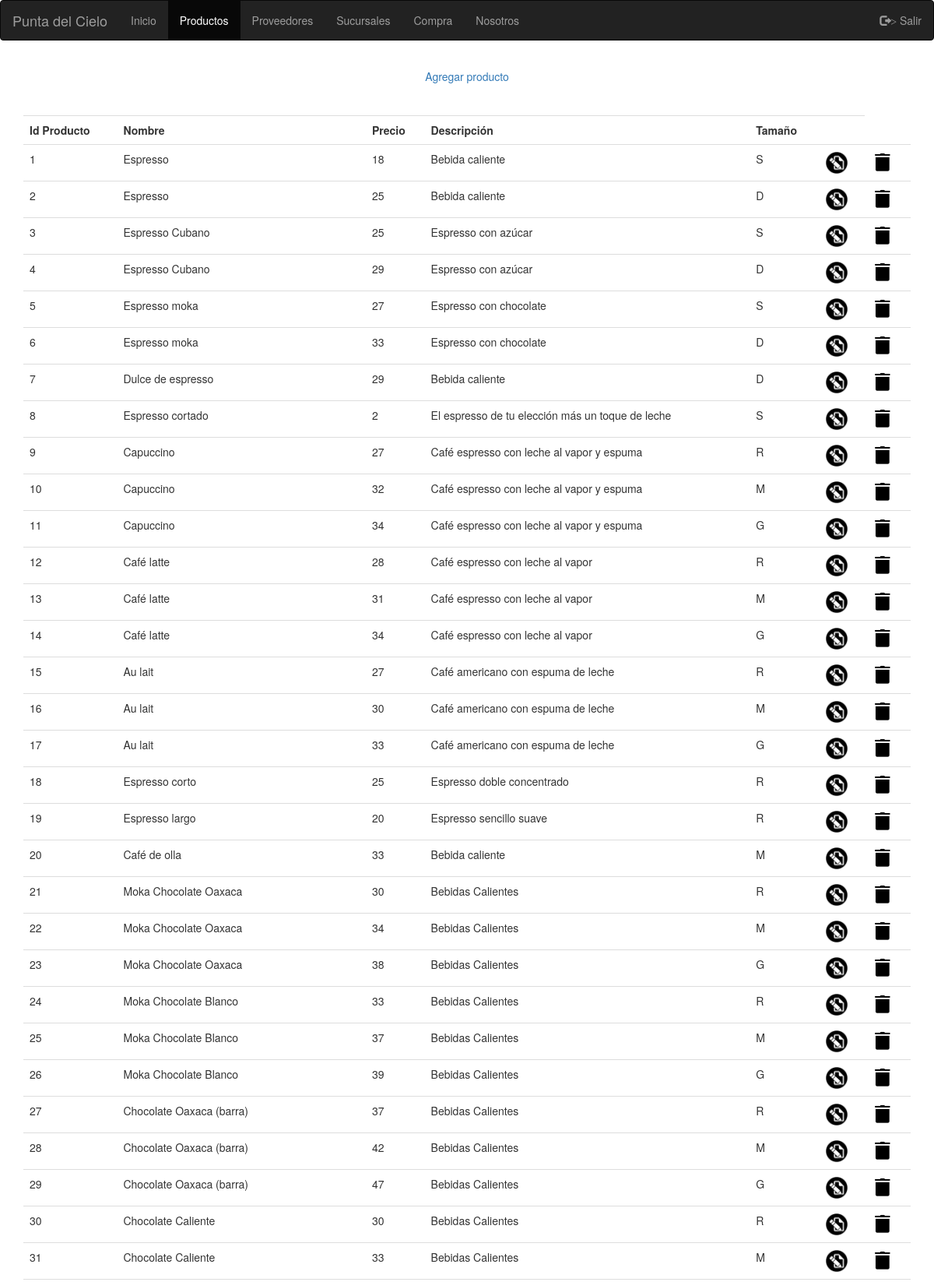
The page /worker/productos.php (upper part) on the database its author committed.
### tables this page shows
CREATE TABLE `producto` (
  `id_producto` int(11) NOT NULL,
  `nombre` varchar(50) DEFAULT NULL,
  `precio` float DEFAULT NULL,
  `descripcion` varchar(100) DEFAULT NULL,
  `tamanio` varchar(3) DEFAULT NULL,
  `codigo_barra` int(11) DEFAULT NULL
);

### worker/productos.php (the view, shortened to what this page needs)
<!DOCTYPE html>
<html lang="ES">
	<head>
		<link rel="stylesheet" type="text/css" href="../style/stylesBS.css">
		<link rel="stylesheet" href="https://maxcdn.bootstrapcdn.com/bootstrap/3.3.7/css/bootstrap.min.css">
	</head>
	<body>
		<nav class="navbar navbar-inverse">
			<div class="container-fluid">
				<div class="navbar-header">
	    		<a class="navbar-brand" href="../index_log.php"> Punta del Cielo </a>
				</div>
				<ul class="nav navbar-nav">
					<li><a href="../index_log.php"> Inicio </a></li>
					<li class="active"><a href="productos.php"> Productos </a></li>
					<li><a href="proveedores.php"> Proveedores </a></li>
					<li><a href="sucursales.php"> Sucursales </a></li>
					<li><a href="agregarC.php"> Compra </a></li>
					<li><a href="nosotros.php"> Nosotros </a></li>
		 		</ul>
				<ul class="nav navbar-nav navbar-right">
					<li><a action href="index.php"><span class="glyphicon glyphicon-log-out" name="salir" value="salir">></span> Salir </a></li>
				</ul>
			</div>
		</nav>
		<div class="container">
			<table class= "table table-hover" text-align="center" vertical-align="center">
				<center> <a href="agregarP.php" class="boton">Agregar producto</a></center>
				<br><br>
				<?php
					$link=mysqli_connect("localhost","root","");
					mysqli_select_db($link,"puntadelcielo");
					$result=mysqli_query($link,"SELECT *FROM producto");
				?>
						<tr>
							<th>Id Producto</th><th>Nombre</th><th>Precio</th><th>Descripción</th><th>Tamaño</th><th></th>
						</tr>
				<?php
					while ($row = mysqli_fetch_array($result)){
				?>
					<tr>
						<td><?php echo($row['id_producto']); $id= $row['id_producto'];?></td>
						<td><?php echo(utf8_encode($row['nombre'])); ?></td>
						<td><?php echo($row['precio']); ?></td>
						<td><?php echo(utf8_encode($row['descripcion'])); ?></td>
						<td><?php echo($row['tamanio']); ?></td>
						<td><a href='modificar.php?id_producto=<?php echo $id;?>'><img style="width:30px" src='../images/mod.png'></a></td>
						<td><a href="borrarProd.php?id=<?php echo($row['id_producto']) ?>"><img src='../images/bor.png'></a></td>
					</tr>
				<?php
					}
				?>
		</table>
		</div>
	</body>
</html>

### style/stylesBS.css (style rules this page uses)
.navbar { margin-bottom: 0; border-radius: 0; }
body { font-family: Arial, Helvetica, sans-serif; }
* { box-sizing: border-box }
.container { padding: 16px; }

### worker/productos.php (style rules this page uses)
th,td { text-align: left; vertical-align: center; }

### rows shown on the page
producto: id_producto "1", nombre "Espresso", precio "18", descripcion "Bebida caliente", tamanio "S"
producto: id_producto "2", nombre "Espresso", precio "25", descripcion "Bebida caliente", tamanio "D"
producto: id_producto "3", nombre "Espresso Cubano", precio "25", descripcion "Espresso con azúcar", tamanio "S"
producto: id_producto "4", nombre "Espresso Cubano", precio "29", descripcion "Espresso con azúcar", tamanio "D"
producto: id_producto "5", nombre "Espresso moka", precio "27", descripcion "Espresso con chocolate", tamanio "S"
producto: id_producto "6", nombre "Espresso moka", precio "33", descripcion "Espresso con chocolate", tamanio "D"
producto: id_producto "7", nombre "Dulce de espresso", precio "29", descripcion "Bebida caliente", tamanio "D"
producto: id_producto "8", nombre "Espresso cortado", precio "2", descripcion "El espresso de tu elección más un toque de leche", tamanio "S"
producto: id_producto "9", nombre "Capuccino", precio "27", descripcion "Café espresso con leche al vapor y espuma", tamanio "R"
producto: id_producto "10", nombre "Capuccino", precio "32", descripcion "Café espresso con leche al vapor y espuma", tamanio "M"
producto: id_producto "11", nombre "Capuccino", precio "34", descripcion "Café espresso con leche al vapor y espuma", tamanio "G"
producto: id_producto "12", nombre "Café latte", precio "28", descripcion "Café espresso con leche al vapor", tamanio "R"
producto: id_producto "13", nombre "Café latte", precio "31", descripcion "Café espresso con leche al vapor", tamanio "M"
producto: id_producto "14", nombre "Café latte", precio "34", descripcion "Café espresso con leche al vapor", tamanio "G"
producto: id_producto "15", nombre "Au lait", precio "27", descripcion "Café americano con espuma de leche", tamanio "R"
producto: id_producto "16", nombre "Au lait", precio "30", descripcion "Café americano con espuma de leche", tamanio "M"
producto: id_producto "17", nombre "Au lait", precio "33", descripcion "Café americano con espuma de leche", tamanio "G"
producto: id_producto "18", nombre "Espresso corto", precio "25", descripcion "Espresso doble concentrado", tamanio "R"
producto: id_producto "19", nombre "Espresso largo", precio "20", descripcion "Espresso sencillo suave", tamanio "R"
producto: id_producto "20", nombre "Café de olla", precio "33", descripcion "Bebida caliente", tamanio "M"
producto: id_producto "21", nombre "Moka Chocolate Oaxaca", precio "30", descripcion "Bebidas Calientes", tamanio "R"
producto: id_producto "22", nombre "Moka Chocolate Oaxaca", precio "34", descripcion "Bebidas Calientes", tamanio "M"
producto: id_producto "23", nombre "Moka Chocolate Oaxaca", precio "38", descripcion "Bebidas Calientes", tamanio "G"
producto: id_producto "24", nombre "Moka Chocolate Blanco", precio "33", descripcion "Bebidas Calientes", tamanio "R"
producto: id_producto "25", nombre "Moka Chocolate Blanco", precio "37", descripcion "Bebidas Calientes", tamanio "M"
producto: id_producto "26", nombre "Moka Chocolate Blanco", precio "39", descripcion "Bebidas Calientes", tamanio "G"
producto: id_producto "27", nombre "Chocolate Oaxaca (barra)", precio "37", descripcion "Bebidas Calientes", tamanio "R"
producto: id_producto "28", nombre "Chocolate Oaxaca (barra)", precio "42", descripcion "Bebidas Calientes", tamanio "M"
producto: id_producto "29", nombre "Chocolate Oaxaca (barra)", precio "47", descripcion "Bebidas Calientes", tamanio "G"
producto: id_producto "30", nombre "Chocolate Caliente", precio "30", descripcion "Bebidas Calientes", tamanio "R"
producto: id_producto "31", nombre "Chocolate Caliente", precio "33", descripcion "Bebidas Calientes", tamanio "M"
